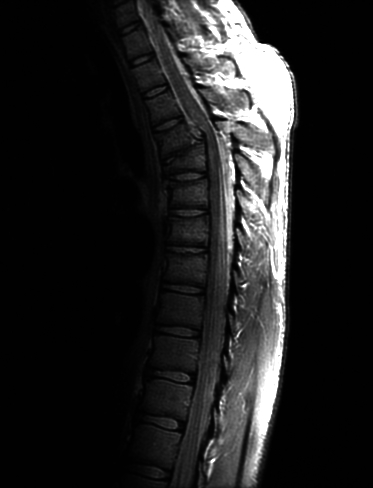
#> input picture python/chapter_3/Fig3.08(a).jpg, 373 x 488 px
$ jupyter execute 'Prova Prática.ipynb'
#> lines starting #> are read from the running program, lines starting #| are printed output that depends on the picture; after the words box and inside, x2 and y2 are one past the last pixel; in counts of white or black regions, pixels touching at a corner belong together
[cell 1]
import cv2
import numpy as np
from matplotlib import pyplot as plt

# Figura 3.8 - Transformações de potência (gama)

[cell 2]
def gamma_transform(img, c, gamma):
    return c*(img**gamma)

img = cv2.imread('chapter_3/Fig3.08(a).jpg',0)
#> img is the input picture: shape (488, 373); min 0, max 255, mean 32.6

img_b = gamma_transform(img, 1, 0.6).astype(np.uint8)
#> in gamma_transform, `return c*(img**gamma)`:
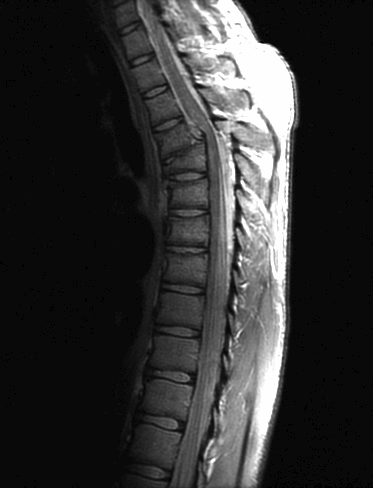
#> returned value: shape (488, 373) float64; min 0, max 27.79, mean 5.5; drawn with min black and max white
img_c = gamma_transform(img, 1, 0.4).astype(np.uint8)
#> call 2 of gamma_transform, with c = 1, gamma = 0.4
#> in gamma_transform (call 2), `return c*(img**gamma)`:
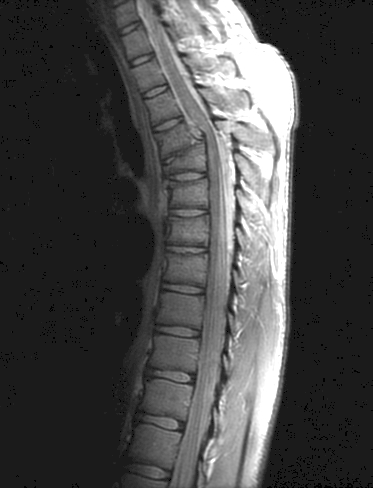
#> returned value: shape (488, 373) float64; min 0, max 9.18, mean 2.61; drawn with min black and max white
img_d = gamma_transform(img, 1, 0.3).astype(np.uint8)
#> call 3 of gamma_transform, with c = 1, gamma = 0.3
#> in gamma_transform (call 3), `return c*(img**gamma)`:
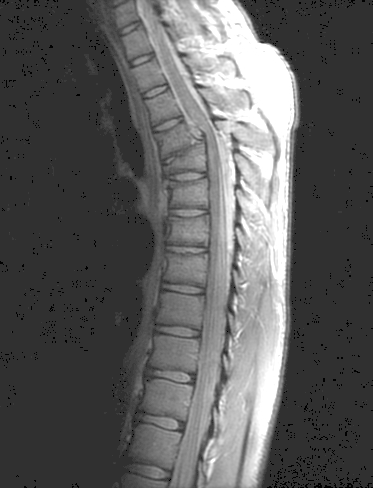
#> returned value: shape (488, 373) float64; min 0, max 5.27, mean 1.91; drawn with min black and max white
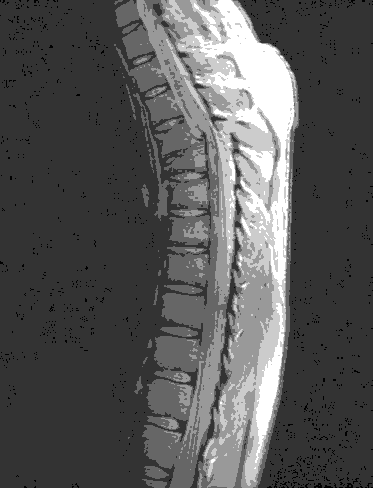
#> img_d: shape (488, 373); min 0, max 5, mean 1.7; drawn with min black and max white

fig, axs = plt.subplots(2, 2)
axs[0, 0].imshow(img, cmap='gray', vmin=0, vmax=255)
axs[0, 1].imshow(img_b, cmap='gray')
axs[1, 0].imshow(img_c, cmap='gray')
axs[1, 1].imshow(img_d, cmap='gray')

for ax in axs.flat:
    ax.get_xaxis().set_visible(False)
    ax.get_yaxis().set_visible(False)
    ax.label_outer()


fig.subplots_adjust(left=0, right=1, top=2, bottom=0)
fig.savefig("chapter_3/answers/Fig38.png",bbox_inches='tight')

[cell 3]
img_b.astype(np.uint8)[0]
#> Out = 373 values, max 27 at index 219, min 0 at index 0, mean 4.26
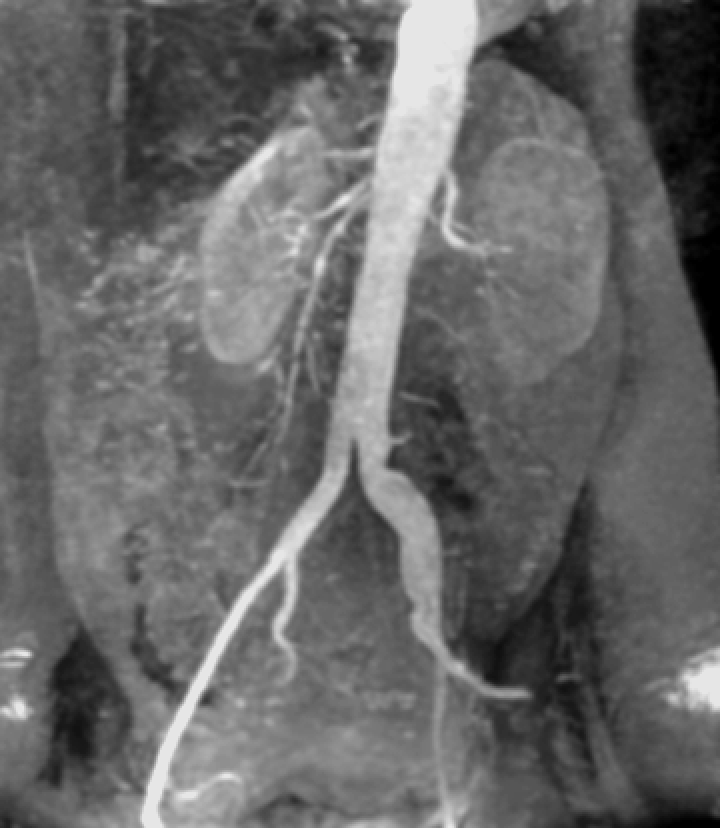
#> input picture python/chapter_3/Fig3.12(a)(kidney).tif, 720 x 828 px
#> further down, A is the input picture: shape (828, 720); min 0, max 230, mean 103.5

# Figura 3.12 - Fatiamento de níveis de intensidade.

[cell 4]
def img_level_b(min_lvl, max_lvl, realce, img):
#> called with min_lvl = 150, max_lvl = 255, realce = 235
    img_out = img;

    rows, columns = np.shape(img)
#> rows = 828; columns = 720

    for i in range(rows):
        for j in range(columns):
            pixel = img_out[i,j];

            if pixel >= min_lvl and  pixel <= max_lvl:
                img_out[i,j] = realce;
            else:
                img_out[i,j] = 0;
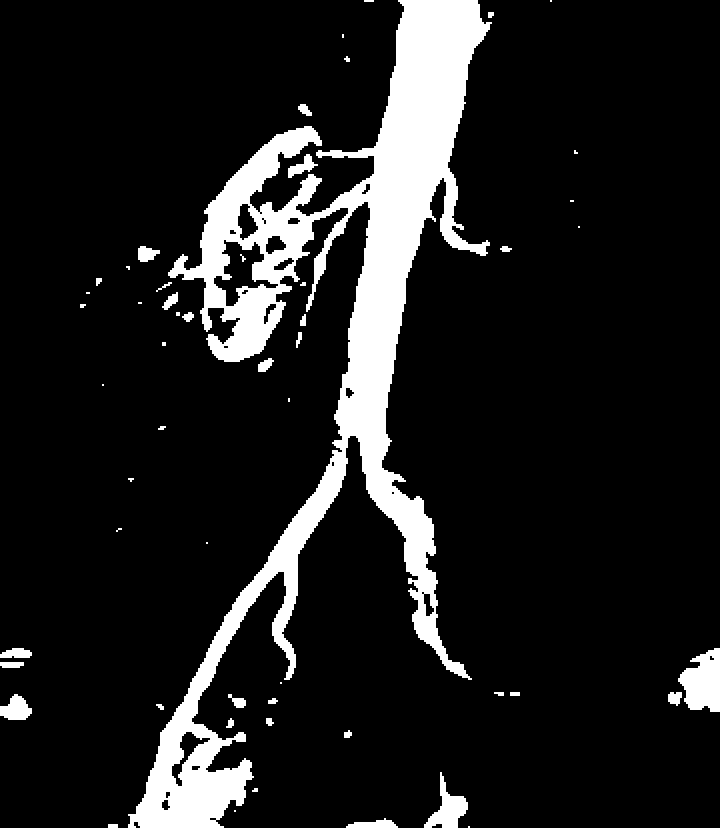
#> img_out: shape (828, 720); values 0 (black) and 235 (white), 12.1% white; 54 white regions (18 under 20 px), largest, box (x1, y1, x2, y2) and area: (128, 0, 492, 828) 65540, (678, 648, 720, 712) 1892, (424, 772, 468, 828) 1016

    return img_out

def img_level_c(min_lvl, max_lvl, realce, img):
#> called with min_lvl = 110, max_lvl = 145, realce = 20
    img_out = img;

    rows, columns = np.shape(img)
#> rows = 828; columns = 720

    for i in range(rows):
        for j in range(columns):
            pixel = img_out[i,j];

            if pixel >= min_lvl and  pixel <= max_lvl:
                img_out[i,j] = realce;
            elif pixel < min_lvl:
                img_out[i,j] = 0;

    return img_out

A = cv2.imread('chapter_3/Fig3.12(a)(kidney).tif',0).astype(np.uint8)

# Efetuando o fatiamento de niveis de intensidade modo 1
B = img_level_b(150, 255, 235, A).astype(np.uint8)

# Efetuando o fatiamento de niveis de intensidade modo 2
C = img_level_c(110, 145, 20, A).astype(np.uint8)


fig, axs = plt.subplots(1, 3)
axs[0].imshow(A, cmap='gray')
axs[1].imshow(B, cmap='gray')
axs[2].imshow(C, cmap='gray')

for ax in axs.flat:
    ax.get_xaxis().set_visible(False)
    ax.get_yaxis().set_visible(False)
    ax.label_outer()


fig.subplots_adjust(left=0, right=1, top=2, bottom=0)
fig.savefig("chapter_3/answers/Fig312.png",bbox_inches='tight')

[cell 5]
for i in C:
    print(i)
#> this loop made 828 passes
#> (printed output is left out)
